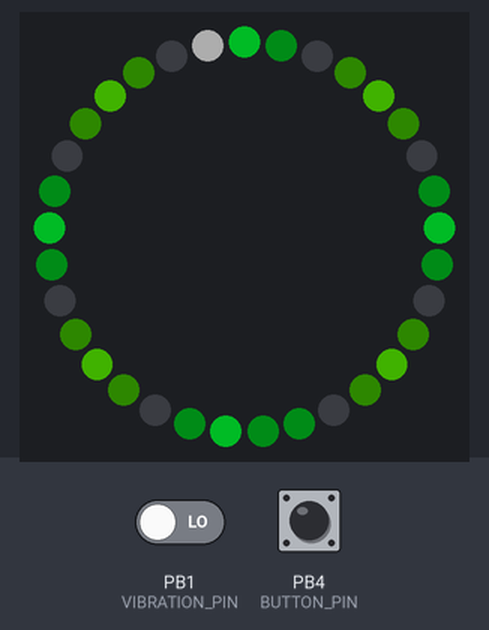
This sketch was run on a simulated ATtiny85, built with avr-gcc and run on an emulated ATtiny85. Shown: 33 RGB LEDs in a ring, first at the top, clockwise. The inputs (shaded band) are chosen by the test bench; at power-on: PB1 (VIBRATION_PIN) LOW, PB4 (BUTTON_PIN) LOW. Dim RGB values are drawn brighter than linear; random numbers use the default seed unless the sketch sets one.

Above: at 1.28 s.
1.3 s: PB1 (VIBRATION_PIN) driven HIGH
At 2.5 s:
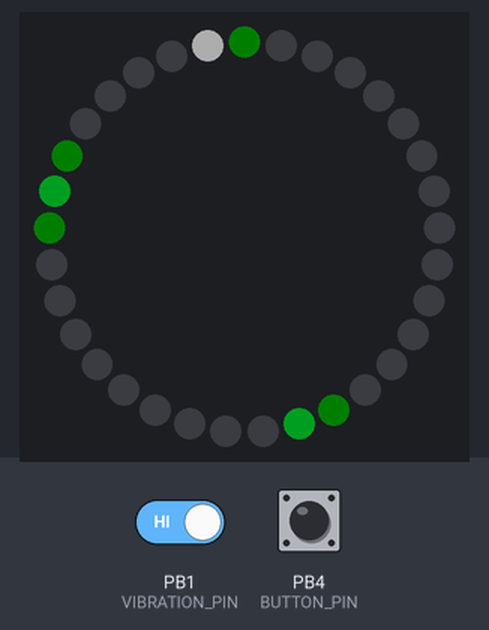
4.3 s: PB4 (BUTTON_PIN) pulled HIGH for 0.15 s
5.0 s: PB4 (BUTTON_PIN) pulled HIGH for 1 s
At 5.78 s:
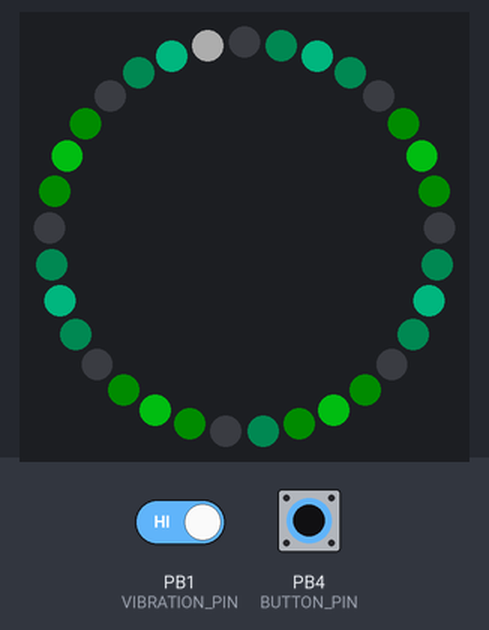
7.5 s: PB4 (BUTTON_PIN) pulled HIGH for 0.15 s
8.2 s: PB4 (BUTTON_PIN) pulled HIGH for 3.2 s
At 11.4 s:
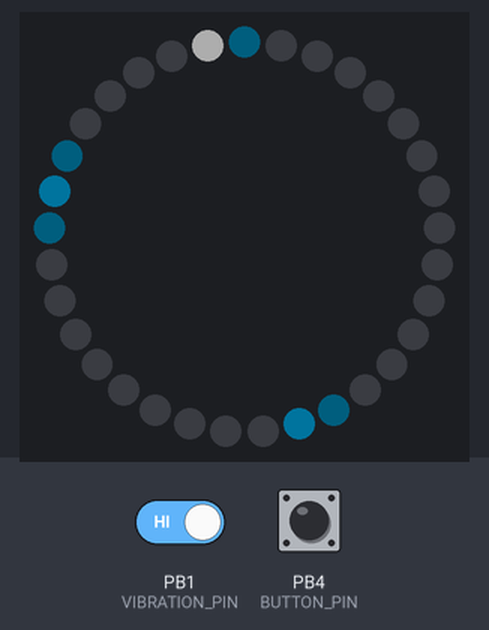
12.9 s: PB4 (BUTTON_PIN) pulled HIGH for 0.15 s
At 14.3 s:
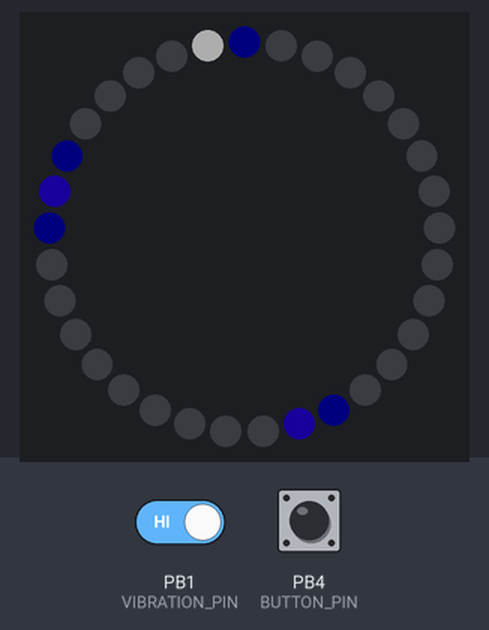

Measured:
- after the input at 12.9 s, the LEDs: first change after 0.14 s (image 4 shows a later state)
- what the display in image 1 shows lasts 2.0 s, from 1.3 s to 3.3 s

The sketch:

neo_goggles.ino
```cpp
// (licence header left out)
#include <Adafruit_NeoPixel.h>
#include "neo_goggles.h"
// ---------------- set up NeoPixels ---------------
// Parameter 1 = number of pixels in strip
// Parameter 2 = pin number (most are valid)
// Parameter 3 = pixel type flags, add together as needed:
//   NEO_KHZ800  800 KHz bitstream (most NeoPixel products w/WS2812 LEDs)
//   NEO_KHZ400  400 KHz (classic 'v1' (not v2) FLORA pixels, WS2811 drivers)
//   NEO_GRB     Pixels are wired for GRB bitstream (most NeoPixel products)
//   NEO_RGB     Pixels are wired for RGB bitstream (v1 FLORA pixels, not v2)

//Adafruit_NeoPixel pixels = Adafruit_NeoPixel(32, NEOPIXEL_PIN, NEO_GRB + NEO_KHZ800 );
Adafruit_NeoPixel pixels = Adafruit_NeoPixel(MAX_PIXELS + BACKLIGHT_PIXELS , NEOPIXEL_PIN, NEO_GRB + NEO_KHZ800);


#define SLEEP_BRIGHTNESS 13 // maximum brightness in sleep mode
#define ANIM_DURATION 8000 // 8 seconds on each effect

// Global reusable variables so we don't allocate inside functions and loops
long rgb[3]; // generic RGB values - long so we can calculate and scale
uint8_t  i; // generic index
uint32_t this_color = 0; // temporary color "register" so we can reuse the RAM
uint8_t  ring_pos = 8; // position on the ring (usually just one eye)

uint8_t  mode   = 0, // Current animation effect
// "left" is closest to cpu
         leftOff = 7, // Position of spinny eyes
         rightOff = 2;
boolean auto_advance =  true;
uint8_t animation_pool[] {
#if USE_FLAME
FLAME_ANIM,
#endif
 SPARKS_ANIM,
 SPINNY_ANIM,
//GOOGLY_ANIM,
COMET_ANIM,
// LARSON_SCANNER,
HALF_BLINK_ANIM,
//FLASH_ANIM,


};
// Color and animation stuff:
uint8_t current_animation = SPARKS_ANIM;
uint32_t animation_frame = 0;
uint32_t animation_color  = 0xFF0000; // Start red
uint32_t palette[2][FADE_LENGTH + 1]; // array of color for animations (fades)

boolean pixels_dirty =  true;
uint8_t color_wheel_position = 0;

#ifdef BUTTON_PIN
// momentary switch:
uint8_t seen_button_up = 1; //1:button has been up, 0 waiting for up
uint8_t hardware_button_state = 0;
uint8_t prev_button_state = 0xFF;
boolean button_seen_up = false;
unsigned long button_state_start_time = 0;
#endif
#define bounce_window 12 //  milliseconds to count as stable


#define BUTTON_BOUNCE_TIME 30
uint32_t last_button_change = 0;
boolean current_button_state = false;

// vibration sensor shake trigger:
boolean shaking = false;
boolean new_shake = false;
uint32_t shaking_latch_release = 0;
#define SHAKING_LATCH_DURATION 1500

uint32_t rez_range = 256*3;
uint8_t testpos = 0;
uint32_t nextModeChange = 0;
int32_t hires_pos = 0, // 256x actual pos so we can fake floats
  inertia = 0,
  moment =0,
  spring_force = 0;


#define system_size 8*256
#define scale2pixel 256
#define friction  230 // 90% of 256 = 10% drag
#define spring_constant 92 // 36% of 256
#define denom 256 // binary fraction time!
#/*
const uint8_t vFlip[]{
  0x8, 0x7, 0x6, 0x5, 0x4, 0x3, 0x2, 0x1,
  0x0, 0xF, 0xE, 0xD, 0xC, 0xB, 0xA, 0x9
}; //hard-coded for 16 pixel rings
*/

#if USE_FLAME

#define NUMBER_OF_FLAMES 5 // depends on number of neopixel triplets. 5 for 16 NeoPixel ring. 4 for 12 NeoPixel ring
#define FLICKER_CHANCE 3 // increase this to increase the chances an individual flame will flicker
struct flame_element{
  int brightness;
  int step;
  int max_brightness;
  long rgb[3];
  byte state;
  } flames[5];

  int new_brightness = 0;
  uint8_t scaleD_rgb[3];

 #define SCALERVAL 256*3
 const int flamecolors[22][3] = {
{ SCALERVAL, 0,  0},
{ SCALERVAL, 0,  0},
{ SCALERVAL, 0,  0},
{ SCALERVAL, 0,  0},
{ SCALERVAL, 0,  0},
{ SCALERVAL, 0,  0},
{ SCALERVAL, 0,  0},
{ SCALERVAL, 0,  0},
{ SCALERVAL, SCALERVAL*.4,  },
{ SCALERVAL, SCALERVAL*.4,  0},
{ SCALERVAL, SCALERVAL*.4,  0},
{ SCALERVAL, SCALERVAL*.4,  0},
{ SCALERVAL, SCALERVAL*.3,  0},
{ SCALERVAL, SCALERVAL*.3,  0},
{ SCALERVAL, SCALERVAL*.3,  0},
{ SCALERVAL, SCALERVAL*.3,  0},
{ SCALERVAL, SCALERVAL*.3,  0},
{ SCALERVAL, SCALERVAL*.3,  0},
{ SCALERVAL, SCALERVAL*.3,  },
{ SCALERVAL, SCALERVAL*.3,  SCALERVAL}, // white
{ 0, SCALERVAL*.2,  SCALERVAL}, // that one blue flame
{ SCALERVAL,  SCALERVAL*.3,  SCALERVAL*.5}
};

#endif

void setup() {
  SetHWPins(); // set pin modes (needed for trinket)
#ifdef PRDBG
	Serial.begin(9600);
#endif
  //delay(200);
  dprintln("START");
  // set up neopixel ring:
  pixels.begin();
  pixels.setBrightness(80); // was 80
  /*
  SetAnimationColor(0);
  SolidRing(pixels.Color(0,255,0), true);
  pixels.setPixelColor(WHITE_PIXEL_START, pixels.Color(255,255,255));
  pixels.setPixelColor(WHITE_PIXEL_START + 1,  pixels.Color(255,255,255));
  pixels.show();
  delay(100);
*/
  dprintln("Solid called");
    SetBacklight(160);


}

void loop() {
  unsigned long now = millis();

  if((now > nextModeChange) ) {      // Every 8 seconds... change modes
    mode++;                        // Next mode
    if(mode >= sizeof( animation_pool)) { mode = 0;} // End of available animations?
    if (auto_advance) {
      NextColor(); // advence to next color in wheel
    }
    nextModeChange = now + ANIM_DURATION;
    dprint("new mode: ");
    dprintln(mode);
    StartAnimation(animation_pool[mode]);
  }
    UpdateAnimation();
}

// Replace regular delay() with something that can run background process
void BackgroundDelay(unsigned long delay_milliseconds){
    unsigned long now = millis();
    while ((now + delay_milliseconds) > millis()){
      UpdateButtonState(); // updates all inputs
      if (GetShakeState()) {
        nextModeChange = now + ANIM_DURATION;
        StartAnimation(GOOGLY_ANIM);
      //  break;
      }

      if (GetButtonState()){
        /*
        SolidRing(0x2222FF, true);
        delay(130);
        SolidRing(0, true);
        */
       auto_advance = false; // if use sets color, lock it in
        NextColor();
        StartAnimation(animation_pool[mode]);

      //  nextModeChange = now; // immediately jump to next mode
      //  break;
      }
    }
}

/*
Left-to-right sweep:
0: C C
1: D B
2: E A
3: F 9
4: 0 8
5: 1 7
6: 2 6
7: 3 5
8: 4 4

Reflect:
0: 8
1: 7
2: 6
3: 5
4: 4
5: 3
6: 2
7: 1
8: 0
9: F
A: E
B: D
C: C
D: B
E: A
F: 9
*/
```

flames.ino
```cpp
#if USE_FLAME
void InitFlames(){
// Sets initial states in flames array
  for(byte i=0; i<NUMBER_OF_FLAMES; i++) {
    flames[i].state=0;
  }
}


void UpdateFlameColor(byte flame_num, int new_brightness){
//
  uint32_t c = 0;
  uint32_t color_channel_value;
  byte rgb_channel;

  new_brightness = min(new_brightness, flames[flame_num].max_brightness);

  for(byte rgb_channel=0; rgb_channel<3; rgb_channel++) {
    color_channel_value = flames[flame_num].rgb[rgb_channel];
    color_channel_value = color_channel_value * (uint32_t)new_brightness; // keep it long
    color_channel_value = color_channel_value/(uint32_t)rez_range;
    rgb[rgb_channel] = max(0L,color_channel_value);
  } // step through R G B


  // spread possible values of 0 -768 across 3 pixels
  for(byte sub_pixel=0; sub_pixel<3; sub_pixel++) {
    for(byte i=0; i<3; i++) { // rgb
      acc = rgb[i]/3;
      byte d = rgb[i]%3;
      if (sub_pixel < d){
        acc++;
      }
      scaleD_rgb[i] = acc;
    }
    c = pixels.Color(scaleD_rgb[0],scaleD_rgb[1], scaleD_rgb[2]);
    pixels.setPixelColor(flame_num*3 + sub_pixel, c);
  }

}


void CreateNewFlame(byte flame_num){
  flames[flame_num].step = GetStepSize();
  flames[flame_num].max_brightness = GetMaxBrightness();
  flames[flame_num].brightness = 0;
  flames[flame_num].state = 1;
  byte color_index = random(22);
  for(byte i=0; i<3; i++) {
    flames[flame_num].rgb[i] = flamecolors[color_index][i];
  }
}

int GetStepSize(){
   return random(70)+1;
}

int GetMaxBrightness(){
  int retVal;
//  retVal = random(rez_range/4) +  random(rez_range/4) + random(rez_range/4) + rez_range/4 +1; // bell curve
//  retVal = random(rez_range*3/4) +  rez_range/4; // flat distribution
    retVal = random(rez_range/2) +  rez_range/2; // brighter flat distribution
    return retVal;
}

#endif
```

inputs.ino
```cpp
/**
 * Read inputs
 */


// set up hardware pins:
/**
 * Initalize the input pins paying attention to if we're on a trinket
 *
 * Note the numbering of analog pins: Pin 2 is Analog 1,
 *  Pin 3 is Analog 3, Pin 4 is Analog 2.
 *  For the Uno, the terms A1, A2, and A3 are mapped for you.
 *  For ATtiny85's, they are not.
 *  So for the pinMode calls, use the Pin number (stenciled on Trinket),
 *  for analogRead, use the analog number.
 *
 */
void SetHWPins(){
//  #ifdef __AVR_ATtiny85_
// apparently only needed for analog reads

  pinMode(BUTTON_PIN, INPUT); // make this an input [ INPUT, OUTPUT, or INPUT_PULLUP
  pinMode(VIBRATION_PIN, INPUT);

 }


void ClearButtonState(){
  button_state_start_time = millis(); // reset the stablility timer
  current_button_state = false;
  prev_button_state = hardware_button_state;
  button_seen_up = false;
}
/**
 * Background funtion to poll inputs and set global values for input states
 */
void UpdateButtonState(){
// globals:
// button_state_start_time
// current_button_state
// prev_button_state
// button_seen_up
//
// For latching shake sensor (vibration switch)
//  shaking_latch_release
//  shaking
unsigned long now = millis();

#ifdef VIBRATION_PIN
//  retVal = shaking;

  // only update state if latching duration has expired
  if (shaking_latch_release <= now ) { // latch duration is up
      if (digitalRead(VIBRATION_PIN) == HIGH){
        shaking = true;
        new_shake = true;
        shaking_latch_release = now + SHAKING_LATCH_DURATION;
      } else {
        shaking = false;
      }
  } else {
      shaking = false;
  }

#endif

#ifdef BUTTON_PIN
  if (digitalRead(BUTTON_PIN) == HIGH){
    hardware_button_state = 1;
  } else {
     hardware_button_state = 0;
  }

  //  delay(40);


  if(hardware_button_state == prev_button_state){ // state is stable over multiple reads
    if (now - button_state_start_time > BUTTON_BOUNCE_TIME){ // is it stable over time?
      // button is stable: update global information
      if (hardware_button_state){ // was it stable in pressed position?
        if (button_seen_up){ // yes, has it been released?
          // yes, this is a new press - actually do something
          current_button_state =  true;
          dprintln("click");
          button_seen_up  = false; // force system to wait until release before registering another click
        } // button_seen_up
      } else { // stable, but not pressed:
        button_seen_up =  true; // mark that button has been released
      }
    } // stable over time

  } else { // button state doesn't match previous read
    prev_button_state = hardware_button_state;
    button_state_start_time = now; // reset the stablility timer
    current_button_state = false;
  }
#endif


}


/**
 * Returns the current computed state of the button and
 * resets the button state
 *
 * @param Boolean current state of debounced (or latched) button
 */
 boolean GetButtonState(){
   // globals:
   // current_button_state

   boolean retVal = false;

   if (current_button_state){
    retVal = true;
    ClearButtonState();
   }
   return retVal;
 }

 boolean GetShakeState(){
   // globals:
   // shaking
   // new_shake
   boolean retVal = new_shake;
   new_shake = false;
   return retVal;

 }
```

neo_goggles.h
```cpp
// (licence header left out)
// code compile-time options:

// if true, compile in the flame effect:
#define USE_FLAME false

// How far to step around the color wheel when we change colors:
#define COLOR_WHEEL_STEP 16

// Describe the hardware:
// Size of neopixel ring:
#define RING_SIZE 16
#define MAX_PIXELS RING_SIZE*2
// Data pin for NeoPixels:
#define NEOPIXEL_PIN 0
#define BACKLIGHT_PIXEL_START MAX_PIXELS
// How many white pixel for backlight
#define BACKLIGHT_PIXELS 1

// Input pins for the button and vibration sensor
// comment out if not available on these goggles
#define BUTTON_PIN 4
#define VIBRATION_PIN 1


//

// NeoPixel Ring Animations:
#define SPARKS_ANIM 0
#define SPINNY_ANIM 1
#define GOOGLY_ANIM 2
#define LARSON_SCANNER 3
#define HALF_BLINK_ANIM 4
#define FLASH_ANIM 5
#define SOLID_ANIM 6
#define COMET_ANIM 7
#define FLAME_ANIM 99

// other animation Constants:
#define FADE_LENGTH 5

// #define PRDBG
// macros:
// create Serial.print macros:
#ifdef PRDBG
#define dprint(ccc) Serial.print(ccc);
#define dprintln(ccc) Serial.println(ccc);
#else
#define dprint(ccc) ""
#define dprintln(ccc) ""
#endif
```

Source omitted: animations.ino (14348 bytes)
